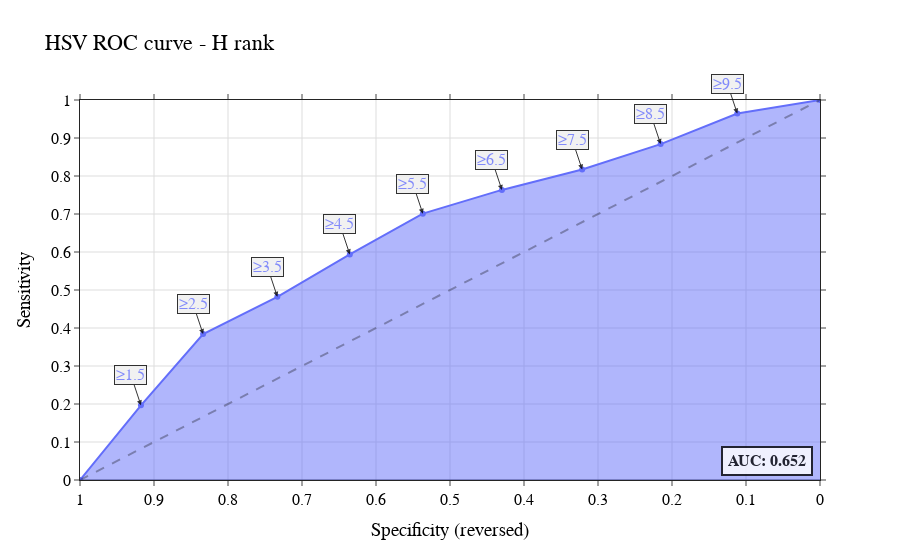
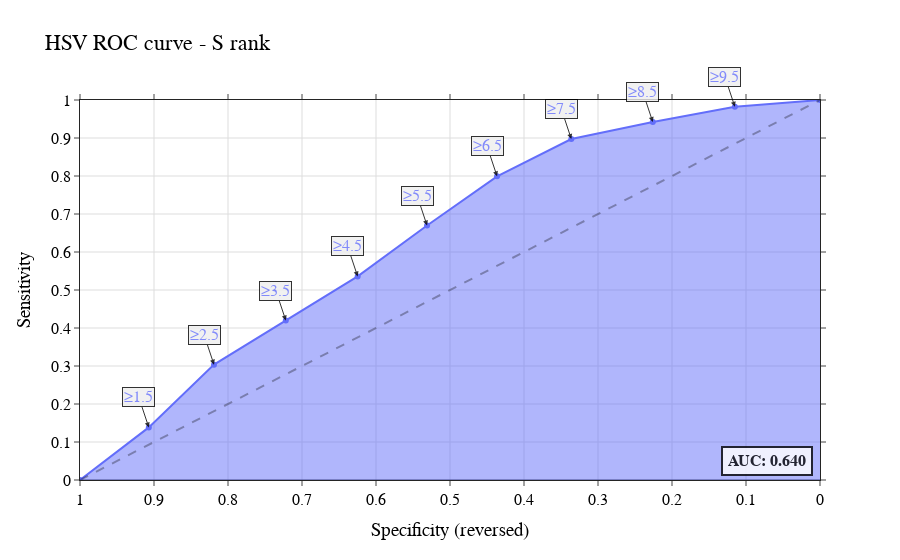
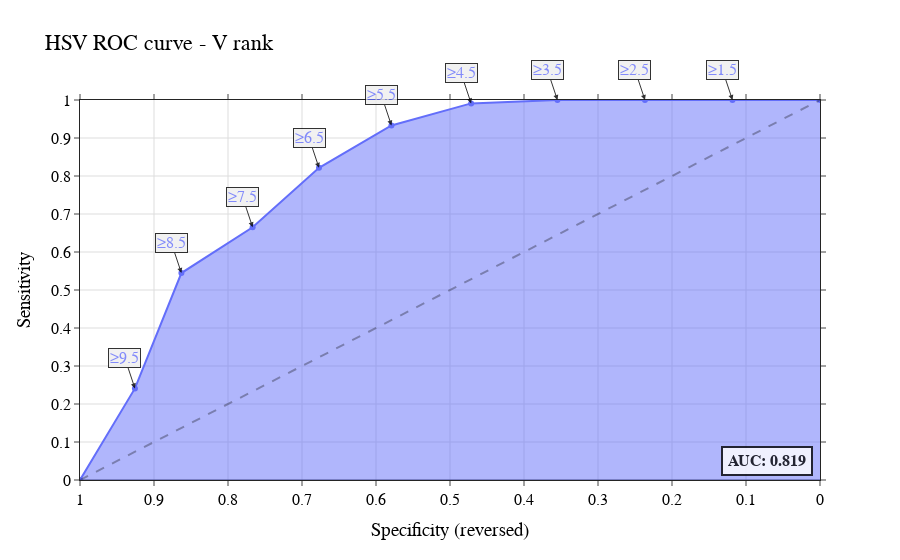

Notebook cell for these charts, in order:
### Code cell
for title, predictor_name in zip(
        ["HSV ROC curve - H rank", "HSV ROC curve - S rank", "HSV ROC curve - V rank"],
        ["Ranks-Color-Center-H", "Ranks-Color-Center-S", "Ranks-Color-Center-V"]):
    roc_df, auc, _ = calculate_roc(all_metrics_flat["Labels-Value"],
                                   all_metrics_flat[predictor_name], true_value="True")
    fig = px.area(roc_df,
                  x="specificity", y="sensitivity",
                  hover_data=roc_hover_data, markers=True,
                  range_y=[0, 1], range_x=[0, 1], title=f"{var_labels[predictor_name]}, AUC: {auc:0.3f}",
                  category_orders=category_orders, labels=var_labels, template=plotly_template,
                  )
    add_threshold_annotations(fig, roc_df, comparator)
    add_auc_annotation(fig, auc)
    customize_roc_curve(fig)
    fig.show()
    save_plotly_figure(fig, title)

### Figure 1 — Plotly figure (JSON) as saved in the notebook; plotly's stock layout.template omitted (floating-point values rounded to 4 significant figures)
{"data": [{"customdata": [[0.99], [1.5], [2.5], [3.5], [4.5], [5.5], [6.5], [7.5], [8.5], [9.5], [10.01]], "fillpattern": {"shape": ""}, "hovertemplate": "specificity=%{x:0.2%}<br>sensitivity=%{y:0.2%}<br>threshold=%{customdata[0]}<extra></extra>", "legendgroup": "", "line": {"color": "#636efa"}, "marker": {"symbol": "circle"}, "mode": "markers+lines", "name": "", "orientation": "v", "showlegend": false, "stackgroup": "1", "x": [1.0, 0.9176, 0.8336, 0.7333, 0.6354, 0.5367, 0.4299, 0.3214, 0.2153, 0.1117, 0.0], "xaxis": "x", "y": [0.0, 0.1964, 0.3839, 0.4821, 0.5938, 0.7009, 0.7634, 0.817, 0.8839, 0.9643, 1.0], "yaxis": "y", "type": "scatter"}], "layout": {"xaxis": {"anchor": "y", "domain": [0.0, 1.0], "title": {"text": "Specificity (reversed)"}, "range": [1, 0], "zeroline": true, "showgrid": true, "nticks": 20, "mirror": "ticks", "gridcolor": "#DDD", "showspikes": true, "spikemode": "across", "spikethickness": 2, "spikedash": "solid"}, "yaxis": {"anchor": "x", "domain": [0.0, 1.0], "title": {"text": "Sensitivity"}, "range": [0, 1], "zeroline": true, "showgrid": true, "nticks": 20, "mirror": "ticks", "gridcolor": "#DDD", "showspikes": true, "spikemode": "across", "spikethickness": 2, "spikedash": "solid"}, "legend": {"tracegroupgap": 0, "yanchor": "bottom", "y": 0.01, "xanchor": "right", "x": 0.99, "bordercolor": "Black", "borderwidth": 2}, "title": {"text": "HSV ROC curve - H rank"}, "annotations": [{"arrowhead": 2, "bgcolor": "#eee", "bordercolor": "#000", "font": {"color": "#636efa"}, "opacity": 0.8, "text": "≥1.5", "x": 0.9176, "y": 0.1964}, {"arrowhead": 2, "bgcolor": "#eee", "bordercolor": "#000", "font": {"color": "#636efa"}, "opacity": 0.8, "text": "≥2.5", "x": 0.8336, "y": 0.3839}, {"arrowhead": 2, "bgcolor": "#eee", "bordercolor": "#000", "font": {"color": "#636efa"}, "opacity": 0.8, "text": "≥3.5", "x": 0.7333, "y": 0.4821}, {"arrowhead": 2, "bgcolor": "#eee", "bordercolor": "#000", "font": {"color": "#636efa"}, "opacity": 0.8, "text": "≥4.5", "x": 0.6354, "y": 0.5938}, {"arrowhead": 2, "bgcolor": "#eee", "bordercolor": "#000", "font": {"color": "#636efa"}, "opacity": 0.8, "text": "≥5.5", "x": 0.5367, "y": 0.7009}, {"arrowhead": 2, "bgcolor": "#eee", "bordercolor": "#000", "font": {"color": "#636efa"}, "opacity": 0.8, "text": "≥6.5", "x": 0.4299, "y": 0.7634}, {"arrowhead": 2, "bgcolor": "#eee", "bordercolor": "#000", "font": {"color": "#636efa"}, "opacity": 0.8, "text": "≥7.5", "x": 0.3214, "y": 0.817}, {"arrowhead": 2, "bgcolor": "#eee", "bordercolor": "#000", "font": {"color": "#636efa"}, "opacity": 0.8, "text": "≥8.5", "x": 0.2153, "y": 0.8839}, {"arrowhead": 2, "bgcolor": "#eee", "bordercolor": "#000", "font": {"color": "#636efa"}, "opacity": 0.8, "text": "≥9.5", "x": 0.1117, "y": 0.9643}, {"bgcolor": "#FFF", "bordercolor": "#000", "borderpad": 5, "borderwidth": 2, "font": {"size": 16}, "opacity": 0.8, "showarrow": false, "text": "<b>AUC: 0.652</b>", "x": 0.01, "xanchor": "right", "y": 0.01, "yanchor": "bottom"}], "shapes": [{"line": {"dash": "dash", "width": 2}, "type": "line", "x0": 1, "x1": 0, "y0": 0, "y1": 1}], "font": {"family": "Arial", "size": 16, "color": "black"}, "autosize": false}}

### Figure 2 — Plotly figure (JSON) as saved in the notebook; plotly's stock layout.template omitted (floating-point values rounded to 4 significant figures)
{"data": [{"customdata": [[0.99], [1.5], [2.5], [3.5], [4.5], [5.5], [6.5], [7.5], [8.5], [9.5], [10.01]], "fillpattern": {"shape": ""}, "hovertemplate": "specificity=%{x:0.2%}<br>sensitivity=%{y:0.2%}<br>threshold=%{customdata[0]}<extra></extra>", "legendgroup": "", "line": {"color": "#636efa"}, "marker": {"symbol": "circle"}, "mode": "markers+lines", "name": "", "orientation": "v", "showlegend": false, "stackgroup": "1", "x": [1.0, 0.907, 0.8189, 0.7219, 0.6248, 0.531, 0.4364, 0.3361, 0.2259, 0.115, 0.0], "xaxis": "x", "y": [0.0, 0.1384, 0.3036, 0.4196, 0.5357, 0.6696, 0.7991, 0.8973, 0.942, 0.9821, 1.0], "yaxis": "y", "type": "scatter"}], "layout": {"xaxis": {"anchor": "y", "domain": [0.0, 1.0], "title": {"text": "Specificity (reversed)"}, "range": [1, 0], "zeroline": true, "showgrid": true, "nticks": 20, "mirror": "ticks", "gridcolor": "#DDD", "showspikes": true, "spikemode": "across", "spikethickness": 2, "spikedash": "solid"}, "yaxis": {"anchor": "x", "domain": [0.0, 1.0], "title": {"text": "Sensitivity"}, "range": [0, 1], "zeroline": true, "showgrid": true, "nticks": 20, "mirror": "ticks", "gridcolor": "#DDD", "showspikes": true, "spikemode": "across", "spikethickness": 2, "spikedash": "solid"}, "legend": {"tracegroupgap": 0, "yanchor": "bottom", "y": 0.01, "xanchor": "right", "x": 0.99, "bordercolor": "Black", "borderwidth": 2}, "title": {"text": "HSV ROC curve - S rank"}, "annotations": [{"arrowhead": 2, "bgcolor": "#eee", "bordercolor": "#000", "font": {"color": "#636efa"}, "opacity": 0.8, "text": "≥1.5", "x": 0.907, "y": 0.1384}, {"arrowhead": 2, "bgcolor": "#eee", "bordercolor": "#000", "font": {"color": "#636efa"}, "opacity": 0.8, "text": "≥2.5", "x": 0.8189, "y": 0.3036}, {"arrowhead": 2, "bgcolor": "#eee", "bordercolor": "#000", "font": {"color": "#636efa"}, "opacity": 0.8, "text": "≥3.5", "x": 0.7219, "y": 0.4196}, {"arrowhead": 2, "bgcolor": "#eee", "bordercolor": "#000", "font": {"color": "#636efa"}, "opacity": 0.8, "text": "≥4.5", "x": 0.6248, "y": 0.5357}, {"arrowhead": 2, "bgcolor": "#eee", "bordercolor": "#000", "font": {"color": "#636efa"}, "opacity": 0.8, "text": "≥5.5", "x": 0.531, "y": 0.6696}, {"arrowhead": 2, "bgcolor": "#eee", "bordercolor": "#000", "font": {"color": "#636efa"}, "opacity": 0.8, "text": "≥6.5", "x": 0.4364, "y": 0.7991}, {"arrowhead": 2, "bgcolor": "#eee", "bordercolor": "#000", "font": {"color": "#636efa"}, "opacity": 0.8, "text": "≥7.5", "x": 0.3361, "y": 0.8973}, {"arrowhead": 2, "bgcolor": "#eee", "bordercolor": "#000", "font": {"color": "#636efa"}, "opacity": 0.8, "text": "≥8.5", "x": 0.2259, "y": 0.942}, {"arrowhead": 2, "bgcolor": "#eee", "bordercolor": "#000", "font": {"color": "#636efa"}, "opacity": 0.8, "text": "≥9.5", "x": 0.115, "y": 0.9821}, {"bgcolor": "#FFF", "bordercolor": "#000", "borderpad": 5, "borderwidth": 2, "font": {"size": 16}, "opacity": 0.8, "showarrow": false, "text": "<b>AUC: 0.640</b>", "x": 0.01, "xanchor": "right", "y": 0.01, "yanchor": "bottom"}], "shapes": [{"line": {"dash": "dash", "width": 2}, "type": "line", "x0": 1, "x1": 0, "y0": 0, "y1": 1}], "font": {"family": "Arial", "size": 16, "color": "black"}, "autosize": false}}

### Figure 3 — Plotly figure (JSON) as saved in the notebook; plotly's stock layout.template omitted (floating-point values rounded to 4 significant figures)
{"data": [{"customdata": [[10.01], [9.5], [8.5], [7.5], [6.5], [5.5], [4.5], [3.5], [2.5], [1.5], [0.99]], "fillpattern": {"shape": ""}, "hovertemplate": "specificity=%{x:0.2%}<br>sensitivity=%{y:0.2%}<br>threshold=%{customdata[0]}<extra></extra>", "legendgroup": "", "line": {"color": "#636efa"}, "marker": {"symbol": "circle"}, "mode": "markers+lines", "name": "", "orientation": "v", "showlegend": false, "stackgroup": "1", "x": [1.0, 0.9258, 0.863, 0.7667, 0.677, 0.5791, 0.4715, 0.3548, 0.2365, 0.1183, 0.0], "xaxis": "x", "y": [0.0, 0.2411, 0.5446, 0.6652, 0.8214, 0.933, 0.9911, 1.0, 1.0, 1.0, 1.0], "yaxis": "y", "type": "scatter"}], "layout": {"xaxis": {"anchor": "y", "domain": [0.0, 1.0], "title": {"text": "Specificity (reversed)"}, "range": [1, 0], "zeroline": true, "showgrid": true, "nticks": 20, "mirror": "ticks", "gridcolor": "#DDD", "showspikes": true, "spikemode": "across", "spikethickness": 2, "spikedash": "solid"}, "yaxis": {"anchor": "x", "domain": [0.0, 1.0], "title": {"text": "Sensitivity"}, "range": [0, 1], "zeroline": true, "showgrid": true, "nticks": 20, "mirror": "ticks", "gridcolor": "#DDD", "showspikes": true, "spikemode": "across", "spikethickness": 2, "spikedash": "solid"}, "legend": {"tracegroupgap": 0, "yanchor": "bottom", "y": 0.01, "xanchor": "right", "x": 0.99, "bordercolor": "Black", "borderwidth": 2}, "title": {"text": "HSV ROC curve - V rank"}, "annotations": [{"arrowhead": 2, "bgcolor": "#eee", "bordercolor": "#000", "font": {"color": "#636efa"}, "opacity": 0.8, "text": "≥9.5", "x": 0.9258, "y": 0.2411}, {"arrowhead": 2, "bgcolor": "#eee", "bordercolor": "#000", "font": {"color": "#636efa"}, "opacity": 0.8, "text": "≥8.5", "x": 0.863, "y": 0.5446}, {"arrowhead": 2, "bgcolor": "#eee", "bordercolor": "#000", "font": {"color": "#636efa"}, "opacity": 0.8, "text": "≥7.5", "x": 0.7667, "y": 0.6652}, {"arrowhead": 2, "bgcolor": "#eee", "bordercolor": "#000", "font": {"color": "#636efa"}, "opacity": 0.8, "text": "≥6.5", "x": 0.677, "y": 0.8214}, {"arrowhead": 2, "bgcolor": "#eee", "bordercolor": "#000", "font": {"color": "#636efa"}, "opacity": 0.8, "text": "≥5.5", "x": 0.5791, "y": 0.933}, {"arrowhead": 2, "bgcolor": "#eee", "bordercolor": "#000", "font": {"color": "#636efa"}, "opacity": 0.8, "text": "≥4.5", "x": 0.4715, "y": 0.9911}, {"arrowhead": 2, "bgcolor": "#eee", "bordercolor": "#000", "font": {"color": "#636efa"}, "opacity": 0.8, "text": "≥3.5", "x": 0.3548, "y": 1.0}, {"arrowhead": 2, "bgcolor": "#eee", "bordercolor": "#000", "font": {"color": "#636efa"}, "opacity": 0.8, "text": "≥2.5", "x": 0.2365, "y": 1.0}, {"arrowhead": 2, "bgcolor": "#eee", "bordercolor": "#000", "font": {"color": "#636efa"}, "opacity": 0.8, "text": "≥1.5", "x": 0.1183, "y": 1.0}, {"bgcolor": "#FFF", "bordercolor": "#000", "borderpad": 5, "borderwidth": 2, "font": {"size": 16}, "opacity": 0.8, "showarrow": false, "text": "<b>AUC: 0.819</b>", "x": 0.01, "xanchor": "right", "y": 0.01, "yanchor": "bottom"}], "shapes": [{"line": {"dash": "dash", "width": 2}, "type": "line", "x0": 1, "x1": 0, "y0": 0, "y1": 1}], "font": {"family": "Arial", "size": 16, "color": "black"}, "autosize": false}}
